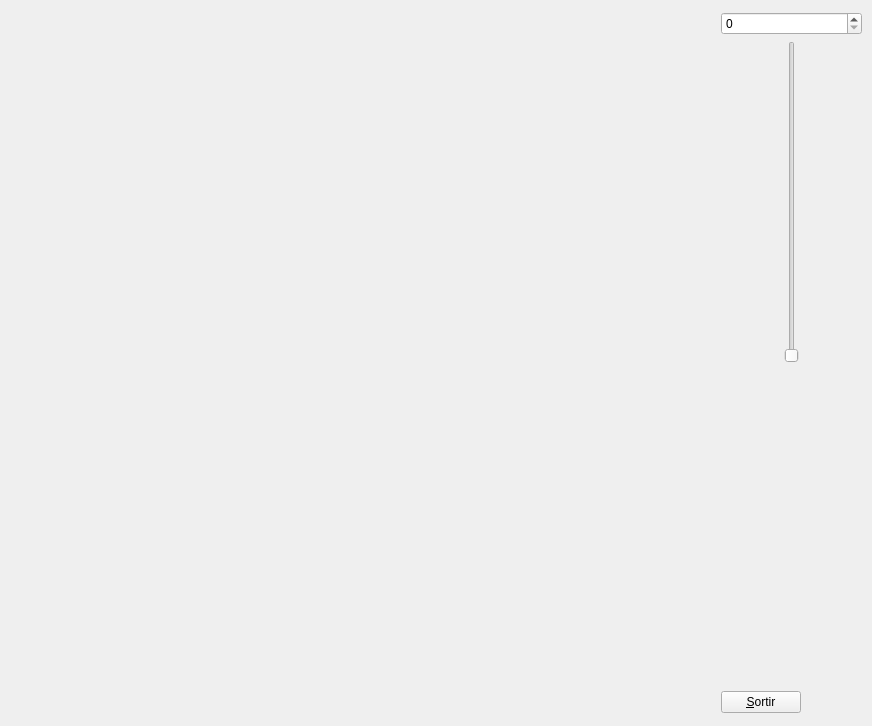
<?xml version="1.0" encoding="UTF-8"?>
<ui version="4.0">
 <class>MyForm</class>
 <widget class="QWidget" name="MyForm">
  <property name="geometry">
   <rect>
    <x>0</x>
    <y>0</y>
    <width>872</width>
    <height>726</height>
   </rect>
  </property>
  <property name="windowTitle">
   <string>IDI-Lab</string>
  </property>
  <widget class="MyGLWidget" name="widget" native="true">
   <property name="geometry">
    <rect>
     <x>9</x>
     <y>9</y>
     <width>696</width>
     <height>708</height>
    </rect>
   </property>
   <property name="sizePolicy">
    <sizepolicy hsizetype="Expanding" vsizetype="Expanding">
     <horstretch>0</horstretch>
     <verstretch>0</verstretch>
    </sizepolicy>
   </property>
  </widget>
  <widget class="QWidget" name="layoutWidget">
   <property name="geometry">
    <rect>
     <x>721</x>
     <y>12</y>
     <width>141</width>
     <height>701</height>
    </rect>
   </property>
   <layout class="QGridLayout" name="gridLayout">
    <item row="2" column="1">
     <widget class="QSlider" name="verticalSlider">
      <property name="maximum">
       <number>20</number>
      </property>
      <property name="value">
       <number>0</number>
      </property>
      <property name="orientation">
       <enum>Qt::Vertical</enum>
      </property>
     </widget>
    </item>
    <item row="0" column="0" colspan="3">
     <widget class="QSpinBox" name="spinBox"/>
    </item>
    <item row="4" column="0">
     <spacer name="verticalSpacer">
      <property name="orientation">
       <enum>Qt::Vertical</enum>
      </property>
      <property name="sizeHint" stdset="0">
       <size>
        <width>20</width>
        <height>308</height>
       </size>
      </property>
     </spacer>
    </item>
    <item row="5" column="0" colspan="3">
     <widget class="QPushButton" name="pushButton">
      <property name="sizePolicy">
       <sizepolicy hsizetype="Fixed" vsizetype="Fixed">
        <horstretch>0</horstretch>
        <verstretch>0</verstretch>
       </sizepolicy>
      </property>
      <property name="text">
       <string>&amp;Sortir</string>
      </property>
     </widget>
    </item>
   </layout>
  </widget>
 </widget>
 <customwidgets>
  <customwidget>
   <class>MyGLWidget</class>
   <extends>QWidget</extends>
   <header>MyGLWidget.h</header>
   <container>1</container>
   <slots>
    <slot>FOVslider(int)</slot>
   </slots>
  </customwidget>
 </customwidgets>
 <resources/>
 <connections>
  <connection>
   <sender>pushButton</sender>
   <signal>clicked()</signal>
   <receiver>MyForm</receiver>
   <slot>close()</slot>
   <hints>
    <hint type="sourcelabel">
     <x>796</x>
     <y>721</y>
    </hint>
    <hint type="destinationlabel">
     <x>839</x>
     <y>529</y>
    </hint>
   </hints>
  </connection>
  <connection>
   <sender>verticalSlider</sender>
   <signal>valueChanged(int)</signal>
   <receiver>spinBox</receiver>
   <slot>setValue(int)</slot>
   <hints>
    <hint type="sourcelabel">
     <x>770</x>
     <y>170</y>
    </hint>
    <hint type="destinationlabel">
     <x>795</x>
     <y>28</y>
    </hint>
   </hints>
  </connection>
  <connection>
   <sender>spinBox</sender>
   <signal>valueChanged(int)</signal>
   <receiver>widget</receiver>
   <slot>FOVslider(int)</slot>
   <hints>
    <hint type="sourcelabel">
     <x>767</x>
     <y>31</y>
    </hint>
    <hint type="destinationlabel">
     <x>665</x>
     <y>78</y>
    </hint>
   </hints>
  </connection>
 </connections>
</ui>
